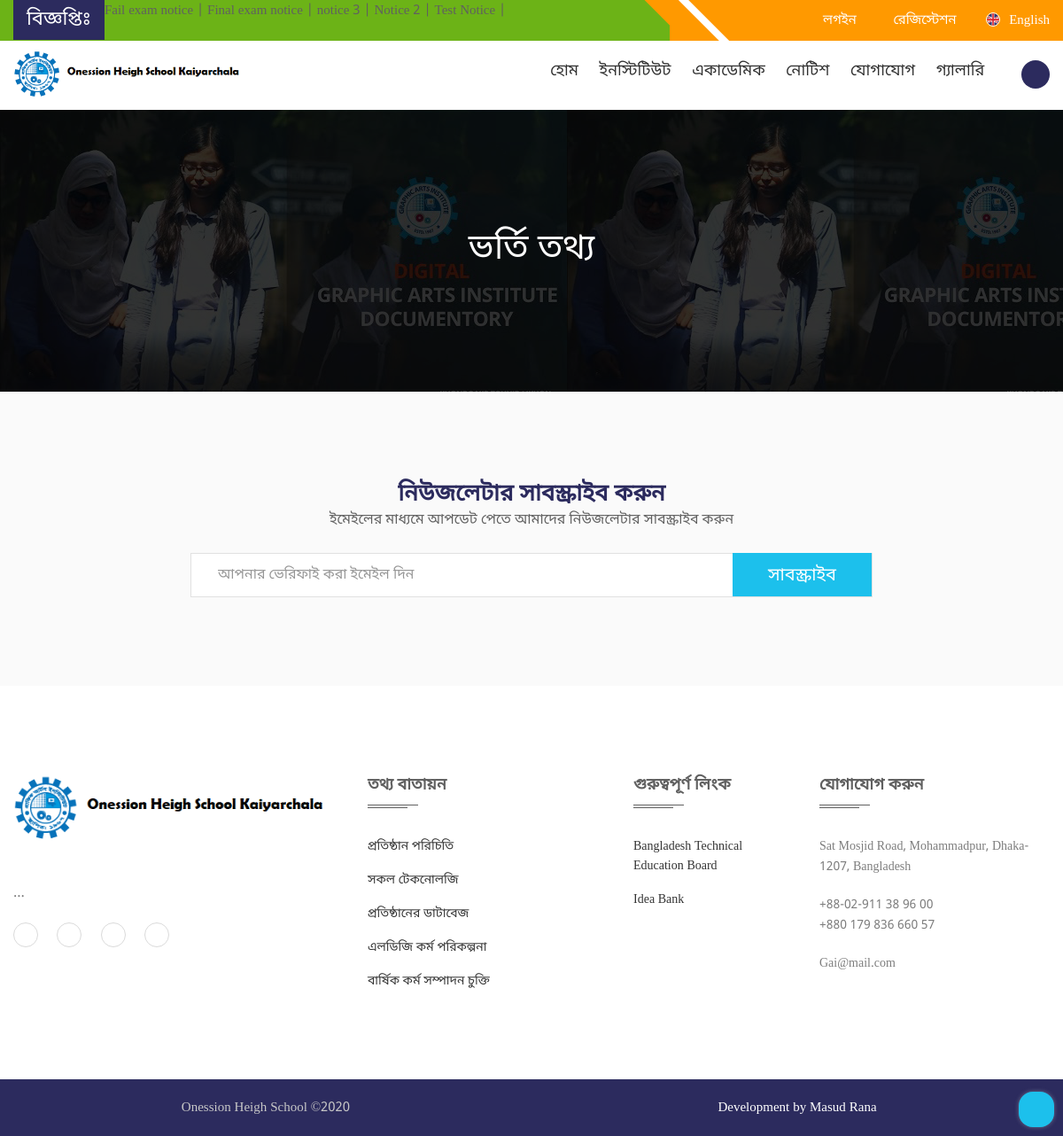
/index.php/front/Admission_Info, run on the app's committed database.
### tables this page shows
CREATE TABLE `tb_edu_notice` (
  `id` int(11) NOT NULL,
  `published_date` varchar(255) NOT NULL,
  `deadline_date` varchar(255) NOT NULL,
  `title` varchar(255) NOT NULL,
  `notice_tags` text NOT NULL,
  `notice_body` text NOT NULL,
  `notice_file` varchar(255) NOT NULL,
  `status` int(11) NOT NULL,
  `created_at` timestamp NOT NULL DEFAULT CURRENT_TIMESTAMP ON UPDATE CURRENT_TIMESTAMP,
  `created_by` varchar(255) NOT NULL
);

CREATE TABLE `tb_edu_siteoption` (
  `id` int(11) NOT NULL,
  `title` varchar(255) NOT NULL,
  `name` varchar(255) NOT NULL,
  `logo` varchar(255) NOT NULL,
  `about` text NOT NULL,
  `about_image` varchar(255) NOT NULL,
  `address` text NOT NULL,
  `map` text NOT NULL,
  `phone` varchar(255) NOT NULL,
  `online` varchar(255) NOT NULL,
  `hotline_phone` varchar(255) NOT NULL,
  `email` varchar(255) NOT NULL,
  `facebook` varchar(255) NOT NULL,
  `linkedln` varchar(255) NOT NULL,
  `copyright` varchar(255) NOT NULL,
  `portfolio_title` varchar(255) NOT NULL,
  `portfolio_background` varchar(255) NOT NULL,
  `portfolio_content` text NOT NULL,
  `status` int(11) NOT NULL,
  `created_at` timestamp NOT NULL DEFAULT CURRENT_TIMESTAMP ON UPDATE CURRENT_TIMESTAMP,
  `update_by` int(11) NOT NULL,
  `visitors` int(11) NOT NULL
);

CREATE TABLE `tb_edu_coverimg` (
  `id` int(11) NOT NULL,
  `tech_img` varchar(255) NOT NULL,
  `teacher_img` varchar(255) NOT NULL,
  `student_img` varchar(255) NOT NULL,
  `notice_img` varchar(255) NOT NULL,
  `event_img` varchar(255) NOT NULL,
  `curri_img` varchar(255) NOT NULL,
  `site_img` varchar(255) NOT NULL
);

CREATE TABLE `tb_edu_link` (
  `id` int(11) NOT NULL,
  `title` varchar(255) NOT NULL,
  `link` varchar(255) NOT NULL,
  `status` int(11) NOT NULL,
  `created_at` timestamp NOT NULL DEFAULT CURRENT_TIMESTAMP ON UPDATE CURRENT_TIMESTAMP
);

### application/controllers/Front.php (called while the page is built, shortened)
<?php
class Front extends CI_Controller {
	public function __construct(){
		$this->load->model("Front_model");
		$this->load->helper(array('form', 'url','date','text'));
	}
public function Admission_Info()
	{
		$data = array(
			'match_col' => 'id',
			'match_by'  => 1
		);
		$cimgdata = array(
			'match_col' => 'id',
			'match_by'  => 1
		);
		$loadData = array(
			'CurriDataList' => $this->Front_model->Get_data_model('tb_edu_curri_menu'),
			'SiteOptionData' => $this->Front_model->Get_data_by_id_model('tb_edu_siteoption',$data),
			'coverimgData' => $this->Front_model->Get_data_by_id_model('tb_edu_coverimg',$cimgdata),
			'PrincipalDataList' => $this->Front_model->Get_data_model_principal('tb_edu_faculty'),
			'ImportantDataLink' => $this->Front_model->Get_data_model('tb_edu_link'),
			'CourseDataList' => $this->Front_model->Get_data_model('tb_edu_course'),
			'CitizenDataList' => $this->Front_model->Get_data_model('tb_edu_citizens'),
			'NoticeDataList' => $this->Front_model->Get_data_model('tb_edu_notice'),
		);
		$data = array(
			'header' => $this->load->view('front/Header.php',$loadData),
			'content' => $this->load->view('front/Admission_info.php',$loadData),
			'footer' => $this->load->view('front/Footer.php',$loadData)
		);
		$this->load->view('index',$data);
	}
}

### index.php (called while the page is built, shortened)
<?php
require_once BASEPATH.'core/CodeIgniter.php';

### application/models/Front_model.php (called while the page is built, shortened)
<?php
	class Front_model extends CI_Model{
		public function Get_data_model($table){
			$this->db->select('*');
			$this->db->from($table);
			if($table=='tb_edu_notice'){ $this->db->order_by('id','DESC'); }
			if($table=='tb_edu_citizens'){ $this->db->order_by('id','DESC'); }
			$result = $this->db->get();
			$result = $result->result();
			return $result;
		}
		public function Get_data_model_principal($table){
			$this->db->select('*');
			$this->db->from($table);
			if($table=='tb_edu_faculty'){$this->db->where('principal','1');}
			$result = $this->db->get();
			$result = $result->result();
			return $result;
		}
		public function Get_data_by_id_model($table,$data){
			$this->db->select('*');
			$this->db->from($table);
			$this->db->where($data['match_col'],$data['match_by']);
			$result = $this->db->get();
			$result = $result->row();
			return $result;
		}
}
?>

### application/views/front/Admission_info.php (the view)
<div class="banner-area-wrapper">
    <div class="banner-area text-center" style="background-image: url(<?php echo base_url();?>images/coverimg/<?php echo $coverimgData->curri_img;?>">
        <div class="container">
            <div class="row">
                <div class="col-xs-12">
                    <div class="banner-content-wrapper">
                        <div class="banner-content">
                            <h2>ভর্তি তথ্য</h2>
                        </div>
                    </div>
                </div>
            </div>
        </div>
    </div>
</div>

### application/views/front/Header.php (shortened to what this page needs)
<!DOCTYPE html>
<html lang="en">
<head>
    <link rel="stylesheet" href="<?php echo base_url();?>Asset/css/bootstrap.min.css">
    <link rel="stylesheet" href="<?php echo base_url();?>Asset/css/uikit.min.css">
    <link rel="stylesheet" href="<?php echo base_url();?>Asset/css/animate.css">
    <link rel="stylesheet" href="https://cdnjs.cloudflare.com/ajax/libs/material-design-iconic-font/2.2.0/css/material-design-iconic-font.min.css">
    <link rel="stylesheet" href="<?php echo base_url();?>Asset/css/mobilemenu.css">
    <link rel="stylesheet" href="<?php echo base_url();?>Asset/css/main.css">
    <link rel="stylesheet" href="<?php echo base_url();?>Asset/css/media.css">
</head>
<body>
    <header class="top">
        <div class="header-top">
            <div class="container">
                <div class="row">
                    <div class="col-md-8 col-sm-8 col-xs-12">
                        <div class="header-top-left">
                            <div class="news-bar">
                                <div class="news-title">
                                    <p>বিজ্ঞপ্তিঃ</p>
                                </div>
                                <ul>
                                    <li>
                                        <marquee behavior="" direction="" onmouseover="this.stop();"
                                            onmouseout="this.start();">
                                            <p>
<?php
if($NoticeDataList){
    $noticeQty = 0;
    foreach ($NoticeDataList as $NoticeData) {
        $noticeQty++;
        if($noticeQty<6){
?>
<a href="<?php echo base_url('index.php/Front/Notice_Details/'); ?><?php echo $NoticeData->id; ?>"><?php echo $NoticeData->title; ?> |</a>
<?php
        }
    }
}else{
    echo 'No Recent Notice !';
}
?>
                                            </p>
                                        </marquee>
                                    </li>
                                </ul>
                            </div>
                        </div>
                    </div>
                    <div class="col-md-4 col-sm-4 col-xs-12">
                        <div class="header-top-right text-right">
                            <ul>
                                <li>
                                    <a href="<?php echo base_url('index.php/User/');?>"><i class="zmdi zmdi-account"></i><span>লগইন</span></a>
                                </li>
                                <li>
                                    <a href="<?php echo base_url('index.php/Front/Student_Reg/');?>"><span>রেজিস্টেশন</span></a>
                                </li>
                                <li>
                                    <a href="#"><img class="lang-flag" src="<?php echo base_url();?>Asset/img/engligh.png"
                                            alt=""><span>English</span></a>
                                </li>
                            </ul>
                        </div>
                    </div>
                </div>
            </div>
        </div>
        <div class="header-area two header-sticky">
            <div class="container">
                <div class="row">
                    <div class="col-md-3 col-sm-3">
                        <div class="logo">
                            <a href="<?php echo base_url('index.php/Front/');?>"><img src="<?php echo base_url();?>images/logo/<?php echo $SiteOptionData->logo;?>" alt="GAI" /></a>
                        </div>
                    </div>
                    <div class="col-md-9 col-sm-9">
                        <div class="content-wrapper text-right">
                            <div class="main-menu">
                                <nav>
                                    <ul class="menu-nav-overflow-auto">
                                        <li><a href="<?php echo base_url('index.php/Front/');?>">হোম</a>
                                        </li>
                                        <li><a href="">ইনস্টিটিউট</a>
                                        </li>
                                        <li><a href="<?php echo base_url();?>">একাডেমিক</a>
                                        </li>
                                        <li><a href="<?php echo base_url('index.php/Front/Notice/');?>">নোটিশ</a>
                                        </li>
                                        <li><a href="<?php echo base_url('index.php/Front/Contact/');?>">যোগাযোগ</a></li>
                                        <li><a href="">গ্যালারি</a>
                                        </li>
                                    </ul>
                                </nav>
                            </div>
                            <div class="search-btn">
                                <ul data-toggle="dropdown" class="header-search search-toggle">
                                    <li class="search-menu">
                                        <i class="zmdi zmdi-search"></i>
                                    </li>
                                </ul>
                            </div>
                        </div>
                    </div>
                    <div class="col-xs-12">
                    </div>
                </div>
            </div>
        </div>
    </header>

### application/views/front/Footer.php (shortened to what this page needs)
    <div class="subscribe-area pt-60 pb-70">
        <div class="container">
            <div class="row">
                <div class="col-md-8 col-md-offset-2">
                    <div class="subscribe-content section-title text-center">
                        <h2>নিউজলেটার সাবস্ক্রাইব করুন</h2>
                        <p>ইমেইলের মাধ্যমে আপডেট পেতে আমাদের নিউজলেটার সাবস্ক্রাইব করুন</p>
                    </div>
                    <div class="newsletter-form mc_embed_signup">
                        <form id="mc-embedded-subscribe-form" class="validate" novalidate>
                            <div id="mc_embed_signup_scroll" class="mc-form">
                                <input type="email" name="EMAIL" class="email" id="mce-EMAIL"
                                    placeholder="আপনার ভেরিফাই করা ইমেইল দিন" required>
                                <button id="mc-embedded-subscribe" class="default-btn" type="submit">
                                    <span>সাবস্ক্রাইব</span>
                                </button>
                            </div>
                        </form>
                    </div>
                </div>
            </div>
        </div>
    </div>
    <footer class="footer-area">
        <div class="main-footer">
            <div class="container">
                <div class="row">
                    <div class="col-md-4 col-sm-6 col-xs-12">
                        <div class="single-widget pr-60">
                            <div class="footer-logo pb-25">
                                <a href="index.html"><img src="<?php echo base_url();?>images/logo/<?php echo $SiteOptionData->logo;?>" alt="GAI"></a>
                            </div>
                            <p>
                                <b>
                                <?php
                                $SiteAbout =  $SiteOptionData->about;
                                $SiteAbout = character_limiter($SiteAbout, 153);
                                echo $SiteAbout;
                                ?><a href="about.html">...</a></b>
                            </p>
                            <div class="footer-social">
                                <ul>
                                    <li><a href="tel:+88-02-9113896"><i class="zmdi zmdi-phone"></i></a></li>
                                    <li><a href="mailto:info@gai.gov.bd"><i class="zmdi zmdi-email"></i></a></li>
                                    <li><a href="https://www.facebook.com/groups/1068207879943410/" target="_blank"><i
                                                class="zmdi zmdi-facebook"></i></a></li>
                                    <li><a href="#" target="_blank"><i class="zmdi zmdi-linkedin"></i></a>
                                    </li>
                                </ul>
                            </div>
                        </div>
                    </div>
                    <div class="col-md-3 col-sm-6 col-xs-12">
                        <div class="single-widget">
                            <h3>তথ্য বাতায়ন</h3>
                            <ul>
                                <li><a class="uk-button-text" href="<?php echo base_url('index.php/Front/About/');?>">প্রতিষ্ঠান পরিচিতি</a></li>
                                <li><a class="uk-button-text" href="<?php echo base_url('index.php/Front/Course/');?>">সকল টেকনোলজি</a></li>
                                <li><a class="uk-button-text" href="<?php echo base_url('index.php/Front/Teacher/');?>">প্রতিষ্ঠানের ডাটাবেজ</a></li>
                                <li><a class="uk-button-text" href="#">এলডিজি কর্ম পরিকল্পনা</a></li>
                                <li><a class="uk-button-text" href="#">বার্ষিক কর্ম সম্পাদন চুক্তি</a></li>
                            </ul>
                        </div>
                    </div>
                    <div class="col-md-2 col-sm-6 col-xs-12">
                        <div class="single-widget">
                            <h3>গুরুত্বপূর্ণ লিংক </h3>
                            <ul>
                                <?php
                                    foreach ($ImportantDataLink as $key => $Datalink) {
                                 ?>
                                <li><a class="uk-button-text" href="<?php echo $Datalink->link?>" target="_blank"><?php echo $Datalink->title?></a></li>
                                <?php
                                    }
                                ?>
                            </ul>
                        </div>
                    </div>
                    <div class="col-md-3 col-sm-6 col-xs-12">
                        <div class="single-widget">
                            <h3>যোগাযোগ করুন</h3>
                            <p><?php echo $SiteOptionData->address;?></p>
                            <p><?php echo $SiteOptionData->phone;?><br><?php echo $SiteOptionData->online;?></p>
                            <p> <?php echo $SiteOptionData->email;?></p>
                        </div>
                    </div>
                </div>
            </div>
        </div>
        <div class="footer-bottom text-center">
            <div class="container">
                <div class="row">
                    <div class="col-md-6">
                        <p>Onession Heigh School &copy;2020</p>
                    </div>
                    <div class="col-md-6">
                        <p><a href="">Development  by Masud Rana </a></p>
                    </div>
                </div>
            </div>
        </div>
    </footer>
    <a class="scroll-up" href="#top" uk-scroll>
    </a>
</body>
</html>

### data on the page
tb_edu_notice: title "Fail exam notice"
tb_edu_notice: title "Final exam notice"
tb_edu_notice: title "notice 3"
tb_edu_notice: title "Notice 2"
tb_edu_notice: title "Test Notice"
tb_edu_siteoption: logo (picture), address "Sat Mosjid Road, Mohammadpur, Dhaka-1207, Bangladesh", phone "+88-02-911 38 96 00", online "+880 179 836 660 57", email "Gai@mail.com"
tb_edu_coverimg: curri_img (picture)
tb_edu_link: title "Bangladesh Technical Education Board"
tb_edu_link: title "Idea Bank"
